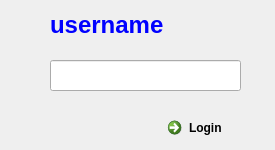
<?xml version="1.0" encoding="UTF-8"?>
<ui version="4.0">
 <class>Dialog</class>
 <widget class="QDialog" name="Dialog">
  <property name="geometry">
   <rect>
    <x>0</x>
    <y>0</y>
    <width>275</width>
    <height>150</height>
   </rect>
  </property>
  <property name="minimumSize">
   <size>
    <width>275</width>
    <height>150</height>
   </size>
  </property>
  <property name="maximumSize">
   <size>
    <width>275</width>
    <height>150</height>
   </size>
  </property>
  <property name="windowTitle">
   <string>Verification</string>
  </property>
  <property name="modal">
   <bool>true</bool>
  </property>
  <widget class="QCommandLinkButton" name="btnLogin">
   <property name="enabled">
    <bool>true</bool>
   </property>
   <property name="geometry">
    <rect>
     <x>160</x>
     <y>110</y>
     <width>160</width>
     <height>110</height>
    </rect>
   </property>
   <property name="minimumSize">
    <size>
     <width>160</width>
     <height>101</height>
    </size>
   </property>
   <property name="maximumSize">
    <size>
     <width>160</width>
     <height>110</height>
    </size>
   </property>
   <property name="sizeIncrement">
    <size>
     <width>160</width>
     <height>110</height>
    </size>
   </property>
   <property name="autoFillBackground">
    <bool>false</bool>
   </property>
   <property name="text">
    <string>Login</string>
   </property>
  </widget>
  <widget class="QLineEdit" name="editPassword">
   <property name="geometry">
    <rect>
     <x>50</x>
     <y>60</y>
     <width>191</width>
     <height>31</height>
    </rect>
   </property>
   <property name="inputMethodHints">
    <set>Qt::ImhNone</set>
   </property>
   <property name="echoMode">
    <enum>QLineEdit::Password</enum>
   </property>
  </widget>
  <widget class="QLabel" name="labUsername">
   <property name="geometry">
    <rect>
     <x>50</x>
     <y>10</y>
     <width>211</width>
     <height>31</height>
    </rect>
   </property>
   <property name="text">
    <string>&lt;html&gt;&lt;head/&gt;&lt;body&gt;&lt;p&gt;&lt;span style=&quot; font-size:18pt; font-weight:600; color:#0000ff;&quot;&gt;username&lt;/span&gt;&lt;/p&gt;&lt;/body&gt;&lt;/html&gt;</string>
   </property>
   <property name="textFormat">
    <enum>Qt::RichText</enum>
   </property>
   <property name="scaledContents">
    <bool>true</bool>
   </property>
   <property name="wordWrap">
    <bool>false</bool>
   </property>
  </widget>
  <widget class="QLabel" name="labStatus">
   <property name="geometry">
    <rect>
     <x>20</x>
     <y>115</y>
     <width>131</width>
     <height>31</height>
    </rect>
   </property>
   <property name="text">
    <string/>
   </property>
  </widget>
 </widget>
 <resources/>
 <connections/>
</ui>
